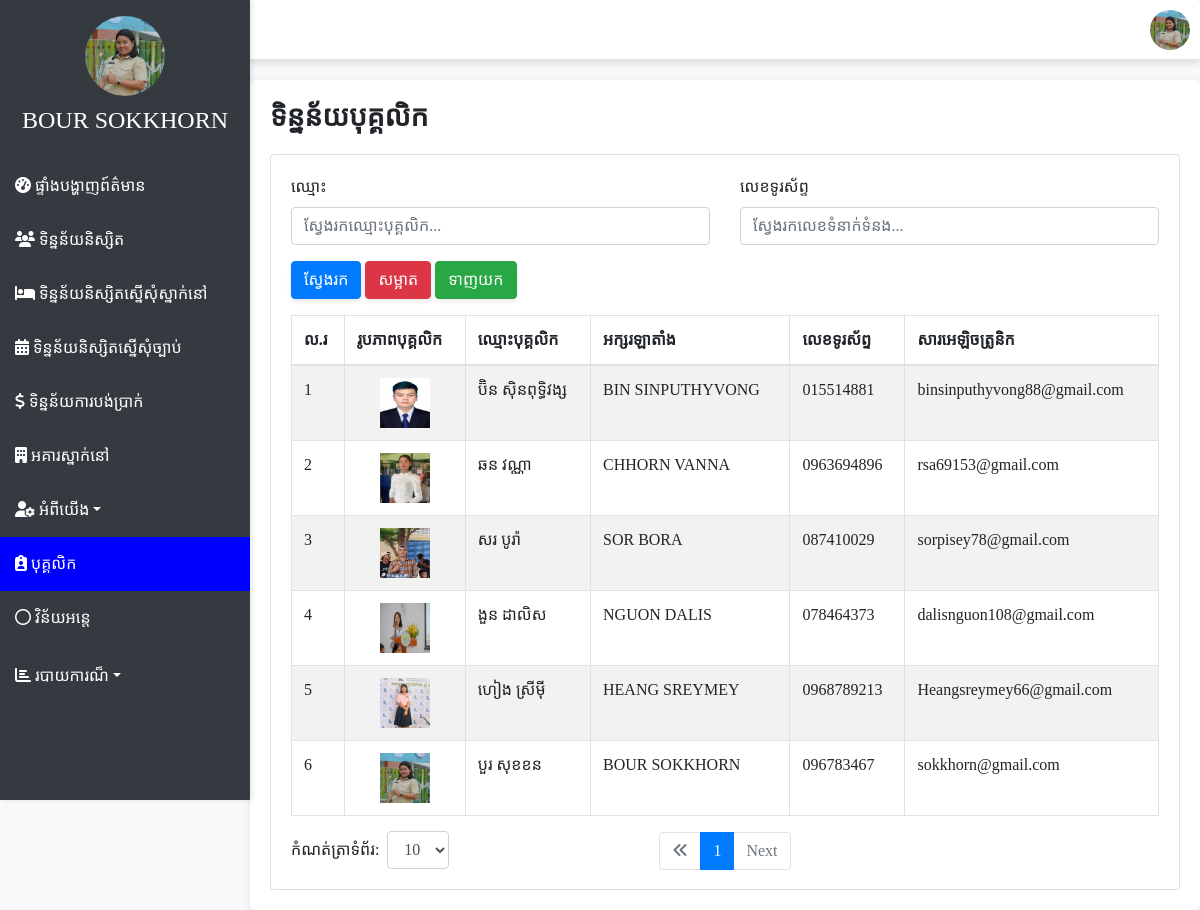
The page /admin/data_staff.php (signed in) on the database its author committed.
### tables this page shows
CREATE TABLE `staff` (
  `Email` varchar(255) NOT NULL,
  `staff_Name` varchar(255) NOT NULL,
  `username` varchar(255) NOT NULL,
  `phone_number` varchar(20) NOT NULL,
  `img` text NOT NULL,
  `id` int(11) NOT NULL,
  `password` varchar(255) DEFAULT NULL,
  `skill` varchar(255) NOT NULL
);

### admin/data_staff.php (the view, shortened to what this page needs)
<?php
include '../conn_db.php';
$staff_Name = isset($_GET['staff_Name']) ? $conn->real_escape_string($_GET['staff_Name']) : '';
$phone_number = isset($_GET['phone_number']) ? $conn->real_escape_string($_GET['phone_number']) : '';
$results_per_page = isset($_GET['results_per_page']) ? (int)$_GET['results_per_page'] : 10;
$page = isset($_GET['page']) ? (int)$_GET['page'] : 1;
$start_from = ($page - 1) * $results_per_page;
$sql_count = "SELECT COUNT(*) AS total FROM staff WHERE staff_Name LIKE '%$staff_Name%' AND phone_number LIKE '%$phone_number%' AND id != 81";
$result_count = $conn->query($sql_count);
$total = $result_count->fetch_assoc()['total'];
$total_pages = ceil($total / $results_per_page);
$sql = "SELECT * FROM staff WHERE staff_Name LIKE '%$staff_Name%' AND phone_number LIKE '%$phone_number%' AND id != 81 ORDER BY id DESC LIMIT $start_from, $results_per_page";
$result = $conn->query($sql);
?>
<?php include("../include/header.php"); ?>
<!DOCTYPE html>
<html lang="en">
<head>
    <link rel="stylesheet" href="https://maxcdn.bootstrapcdn.com/bootstrap/4.5.2/css/bootstrap.min.css">
    <link rel="stylesheet" href="https://cdnjs.cloudflare.com/ajax/libs/font-awesome/5.15.4/css/all.min.css">
    <link rel="stylesheet" href="https://cdnjs.cloudflare.com/ajax/libs/font-awesome/6.1.1/css/all.min.css">
    <link rel="stylesheet" href="../style/header.css">
</head>
<body>
    <div class="content-wrapper">
         <h3 style="font-weight: bold; margin-bottom: 20px;">ទិន្នន័យបុគ្គលិក</h3>
            <div class="card card-primary card-outline">
                <div class="card-body">
                    <form method="GET" action="">
                        <div class="row mb-3">
                            <div class="col-md-6">
                                <label for="staff_Name">ឈ្មោះ</label>
                                <input type="text" id="staff_Name" name="staff_Name" class="form-control" placeholder="ស្វែងរកឈ្មោះបុគ្គលិក..." value="<?php echo htmlspecialchars($staff_Name); ?>">
                            </div>
                            <div class="col-md-6">
                                <label for="phone_number">លេខទូរស័ព្ទ</label>
                                <input type="text" id="phone_number" name="phone_number" class="form-control" placeholder="ស្វែងរកលេខទំនាក់ទំនង..." value="<?php echo htmlspecialchars($phone_number); ?>">
                            </div>
                        </div>
                        <div class="mb-3">
                            <button type="submit" class="btn btn-primary btn-shadow">ស្វែងរក</button>
                            <a href="data_staff.php" type="button" class="btn btn-danger btn-shadow">សម្អាត</a>
                            <button type="button" class="btn btn-success btn-shadow" onclick="window.location.href='export/export_staff.php?staff_Name=<?php echo $staff_Name; ?>&phone_number=<?php echo $phone_number; ?>'">ទាញយក</button>
                        </div>
                    </form>
        <div class="table-responsive">
            <table class="table table-bordered table-hover table-striped">
                <thead>
                    <tr>
                        <th>ល.រ</th>
                        <th>រូបភាពបុគ្គលិក</th>
                        <th>ឈ្មោះបុគ្គលិក</th>
                        <th>អក្សរឡាតាំង</th>
                        <th>លេខទូរស័ព្ទ</th>
                        <th>សារអេឡិចត្រូនិក</th>
                    </tr>
                </thead>
                <tbody>
                <?php
                    if ($result->num_rows > 0) {
                    $i = $start_from + 1;
                        while($row = $result->fetch_assoc()) {
                ?>
                <tr>
                    <td><?php echo $i; ?></td>
                    <td class="text-center"><img src="<?php echo $row['img']; ?>" alt="Staff Picture" style="width: 50px; height: 50px;"></td>
                    <td><?php echo $row['staff_Name']; ?></td>
                    <td><?php echo $row['username']; ?></td>
                    <td><?php echo $row['phone_number']; ?></td>
                    <td><?php echo $row['Email']; ?></td>
                </tr>
                <?php
                $i++;
            }
                } else {
                    ?>
                    <tr>
                        <td colspan="8" class="text-center">មិនមានទិន្នន័យបុគ្គលិក!</td>
                    </tr>
                    <?php
                }
                ?>
                </tbody>
            </table>
        </div>
                <nav>
                    <ul class="pagination justify-content-center">
                        <li class="page-item <?php if($page <= 1){ echo 'disabled'; } ?>">
                            <a class="page-link" href=""><i class="fa-solid fa-angles-left"></i></a>
                        </li>
                        <?php for($i = 1; $i <= $total_pages; $i++): ?>
                            <li class="page-item <?php if($page == $i) {echo 'active';} ?>">
                                <a class="page-link" href="?page=<?= $i; ?>&staff_Name=<?= urlencode($staff_Name); ?>&phone_number=<?= urlencode($phone_number); ?>&results_per_page=<?= urlencode($results_per_page); ?>"><?= $i; ?></a>
                            </li>
                        <?php endfor; ?>
                        <li class="page-item <?php if($page >= $total_pages) { echo 'disabled'; } ?>">
                            <a class="page-link" href="">Next</a>
                        </li>
                    </ul>
                </nav>
                <form method="GET" action="" class="form-inline" style="margin-top: -55px;">
                    <div class="form-group limit">
                        <label for="results_per_page" class="mr-2">កំណត់ត្រាទំព័រ:</label>
                        <select class="form-control" name="results_per_page" id="results_per_page" onchange="this.form.submit()">
                            <option value="10" <?php if ($results_per_page == 10) echo 'selected'; ?>>10</option>
                        </select>
                    </div>
                </form>
            </div>
        </div>
    </div>
</body>
</html>

### style/header.css (style rules this page uses)
body { font-family: 'Khmer OS Siemreap'; background-color: #f8f9fa; }
.content-wrapper { margin-left: 250px; padding: 20px; background-color: #ffffff; border-radius: 5px; box-shadow: 0 2px 10px rgba(0, 0, 0, 0.1); }
.table-responsive td, .table-responsive th { white-space: nowrap; overflow: hidden; text-overflow: ellipsis; }
.btn-shadow { box-shadow: 0 2px 5px rgba(0, 0, 0, 0.1); }

### include/header.php (style rules this page uses)
body { font-family: 'Khmer OS Siemreap'; margin: 0; padding: 0; background-color: #f8f9fa; }
.content-wrapper { margin-left: 250px; padding: 20px; box-shadow: 0 2px 10px rgba(0, 0, 0, 0.1); background-color: #ffffff; border-radius: 5px; transition: margin-left 0.3s ease; }
.btn-shadow { box-shadow: 0 2px 5px rgba(0, 0, 0, 0.1); }
body { font-family: 'Khmer OS Siemreap', sans-serif; background-color: #f8f9fa; }

### rows shown on the page
staff: img (picture), staff_Name "ប៊ិន ស៊ិនពុទ្ធិវង្ស", username "BIN SINPUTHYVONG", phone_number "015514881", Email "binsinputhyvong88@gmail.com"
staff: img (picture), staff_Name "ឆន វណ្ណា", username "CHHORN VANNA", phone_number "0963694896", Email "rsa69153@gmail.com"
staff: img (picture), staff_Name "សរ បូរ៉ា", username "SOR BORA", phone_number "087410029", Email "sorpisey78@gmail.com"
staff: img (picture), staff_Name "ងួន ដាលិស", username "NGUON DALIS", phone_number "078464373", Email "dalisnguon108@gmail.com"
staff: img (picture), staff_Name "ហៀង ស្រីមុី", username "HEANG SREYMEY", phone_number "0968789213", Email "Heangsreymey66@gmail.com"
staff: img (picture), staff_Name "បួរ សុខខន", username "BOUR SOKKHORN", phone_number "096783467", Email "sokkhorn@gmail.com"

### other values the page prints
$_SESSION['admin_username'] "BOUR SOKKHORN"
